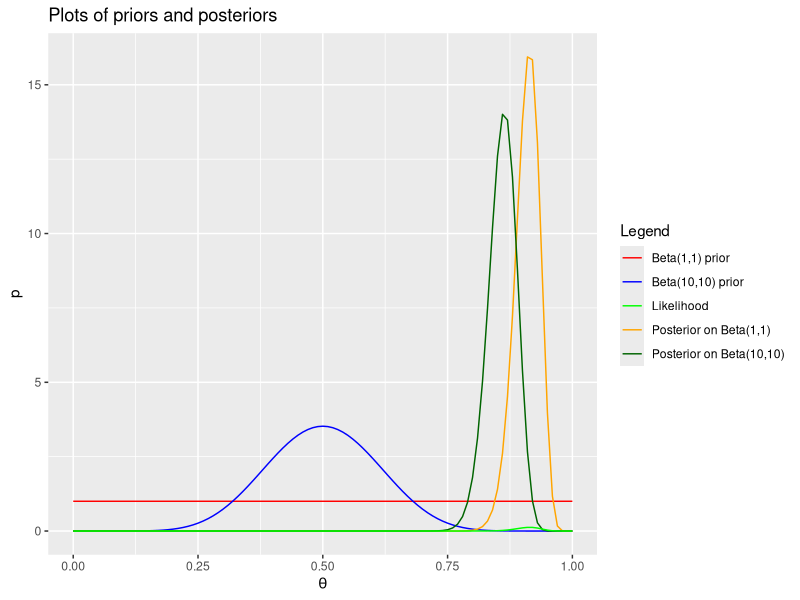

The R source for this figure:
## ---- chunk 1
#| echo=FALSE

#install.packages("Hmisc") #commented to render pdf 
# load the library

library(Hmisc)
library(tidyverse)
## ---- chunk 2
print(binconf(x=118, n=129,alpha=.05))
#code reference https://www.geeksforgeeks.org/how-to-calculate-a-binomial-confidence-interval-in-r/
## ---- chunk 3
y= 118
n=129
a=1
b=1
mean_theta = (a+y)/(a+b+n)

mean_theta # estimate of theta
## ---- chunk 4
print(qbeta ( c(0.025, 0.975), a+y, b+n-y))  # gives the 95% credible interval
## ---- chunk 5
#for beta(10,10)
y= 118
n=129
a=10
b=10

exp_theta = (a)/(a+b)
print(exp_theta)
var_theta = (a*b)/((a+b+1)*(a+b)*(a+b))
print(var_theta)

#for beta(1,1)
a=1
b=1
mean_theta = (a)/(a+b)
print(mean_theta)

var_theta = (a*b)/((a+b+1)*(a+b)*(a+b))
print(var_theta)
## ---- chunk 6

ggplot(data.frame(x = c(0, 1)), aes(x = x)) +
    stat_function(fun = dbeta, aes(colour = "Beta(1,1) prior"), args = list(shape1 = 1, shape2 = 1)) +
    stat_function(fun = dbeta, aes(colour = "Beta(10,10) prior"), args = list(shape1 = 10, shape2 = 10)) +
    stat_function(fun = dbeta, aes(colour = "Posterior on Beta(1,1)"), args = list(shape1 = 1 + 118, shape2 = 1 + 129 - 118)) +
    stat_function(fun = dbeta, aes(colour = "Posterior on Beta(10,10)"), args = list(shape1 = 10 + 118, shape2 = 10 + 129 - 118)) +  stat_function(fun = dbinom, aes(colour = "Likelihood"), args = list(x = 118, size = 129)) +  
  scale_colour_manual("Legend", values = c("red", "blue", "green", "orange", "darkgreen"))+  
  
    labs(x = expression(theta), y = 'p', title = "Plots of priors and posteriors")
